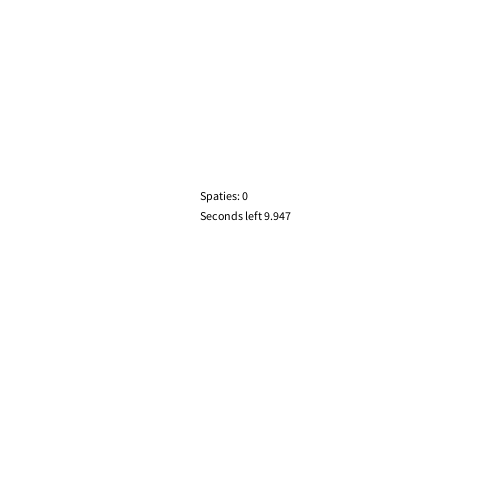
Frame 1 (no input)
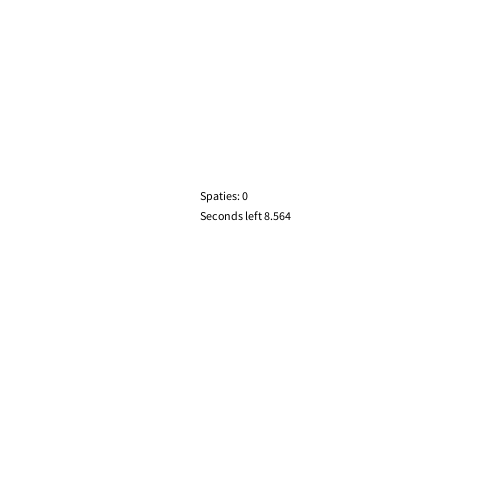
Frame 60 (the mouse pressed at the canvas centre just before this capture)
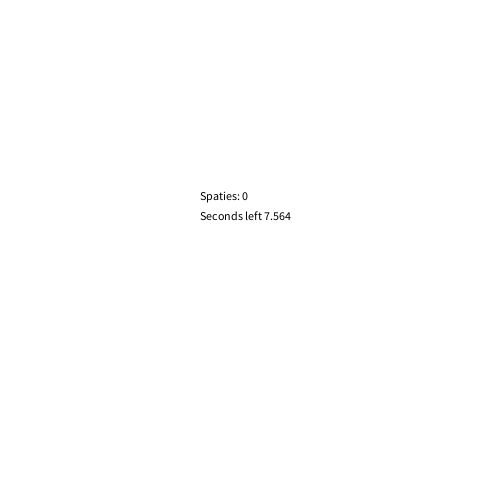
Frame 120 (the mouse held since frame 60 and released just before this capture)

The Processing sketch that drew these frames (run headless with seeded random() and noise(); from frame 60 on, the mouse is pressed at the canvas centre):

// Processing sketch: H12O2
// ── H12O2.pde
int seconden;
int leftAmount;
int millisLeft;
int aantalSpaties = 0;
boolean racing = true;

void setup(){
  size(500,500);
}

void draw(){
  background(255,255,255);
  
  seconden = millis()/1000;
  leftAmount = 9 - seconden;
  millisLeft = 1000 - (millis()%1000);
  
  if(!racing){
    leftAmount = 0;
    millisLeft = 0;
  }
  if(seconden >= 10){
    racing = false;
  }
  fill(0,0,0);
  text("Spaties: " + aantalSpaties, 200,200);
  text("Seconds left " + leftAmount + "." + nf(millisLeft, 3), 200,220);
}

void keyReleased(){
  if(keyCode == 32 && racing){
    aantalSpaties++;
  }

}
